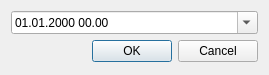
<?xml version="1.0" encoding="UTF-8"?>
<ui version="4.0">
 <class>ReturnForm</class>
 <widget class="QDialog" name="ReturnForm">
  <property name="geometry">
   <rect>
    <x>0</x>
    <y>0</y>
    <width>269</width>
    <height>75</height>
   </rect>
  </property>
  <property name="windowTitle">
   <string>Tarihle İade Et</string>
  </property>
  <property name="modal">
   <bool>true</bool>
  </property>
  <layout class="QVBoxLayout" name="verticalLayout">
   <item>
    <widget class="QDateTimeEdit" name="returnDateTimeEdit">
     <property name="displayFormat">
      <string>dd.MM.yyyy HH.mm</string>
     </property>
     <property name="calendarPopup">
      <bool>true</bool>
     </property>
    </widget>
   </item>
   <item>
    <widget class="QDialogButtonBox" name="buttonBox">
     <property name="orientation">
      <enum>Qt::Horizontal</enum>
     </property>
     <property name="standardButtons">
      <set>QDialogButtonBox::Cancel|QDialogButtonBox::Ok</set>
     </property>
    </widget>
   </item>
  </layout>
 </widget>
 <resources/>
 <connections>
  <connection>
   <sender>buttonBox</sender>
   <signal>accepted()</signal>
   <receiver>ReturnForm</receiver>
   <slot>accept()</slot>
   <hints>
    <hint type="sourcelabel">
     <x>248</x>
     <y>254</y>
    </hint>
    <hint type="destinationlabel">
     <x>157</x>
     <y>274</y>
    </hint>
   </hints>
  </connection>
  <connection>
   <sender>buttonBox</sender>
   <signal>rejected()</signal>
   <receiver>ReturnForm</receiver>
   <slot>reject()</slot>
   <hints>
    <hint type="sourcelabel">
     <x>316</x>
     <y>260</y>
    </hint>
    <hint type="destinationlabel">
     <x>286</x>
     <y>274</y>
    </hint>
   </hints>
  </connection>
 </connections>
</ui>
